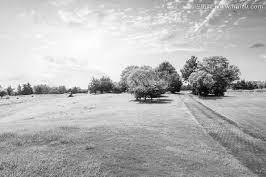
%> input picture DigitalPicture/week5/A_gray.jpg, 266 x 177 px
$ octave week5_try.m   (GNU Octave 9; MATLAB toolbox functions it lacks are replaced by stand-ins)
%> lines starting %> are read from the running program, lines starting %| are printed output that depends on the picture; in (x1, y1, x2, y2) boxes, pixels count from 0 and x2, y2 are one past the last pixel; in counts of white or black regions, pixels touching at a corner belong together; the program's own positions count from 1
### DigitalPicture/week5/histeq_try.m
function [pic_out]=histeq_try(pic_in,N2)
% 目前只能处理单通道
[h,w]=size(pic_in);
N1=20; N3=25;  %N2=256;
% N1是需要降低的峰值数目，是可以调的参数  % 能否引入峰值和边缘值的权重函数，从而不只是去除高峰？
num1=zeros(N2,1);
num2=zeros(N2,1);
peak=zeros(N1,1);
% 前提：对于这N1个峰值，都有其数目n满足：n/(h*w)>1/N2；
% 若考虑到floor()函数的截断，需要n/(h*w)>2/N2；

%% 原有直方图均衡化操作
for i=1:h  % 求pdf(个数)
   for j=1:w
       num1(pic_in(i,j)+1)= num1(pic_in(i,j)+1)+1;
    end
end

cdf=zeros(256);  % 求CDF并归一化
cdf(1)=num1(1);
for i=2:256
    cdf(i)=cdf(i-1)+num1(i);
end
cdf=floor(255*cdf/(h*w));  % 映射到[0,255]区间

pic_out=pic_in;
for i=1:h
   for j=1:w
       pic_out(i,j)= cdf(pic_in(i,j)+1);  % 原本该输出pic_out
    end
end

 %% 补充的优化操作
for i=1:h  % 求pic_out原本pdf(个数)
   for j=1:w
       num2(pic_out(i,j)+1)= num2(pic_out(i,j)+1)+1;
    end
end

[~,index]=sort(num2,'descend'); % 倒序排列
for i=1:N1
    peak(i)=index(i)-1;  % 从多到少，注意这里得-1
end

Border=zeros(h,w);  % 每个元素的border信息
for i=1:h
    for j=1:w
        Border(i,j)=border(pic_out,i,j);
    end
end
aver=mean(Border(:));  % 粗略判定是否是边界，如果大于平均值就是边界。

for i=1:h
   for j=1:w
       if ismember(pic_out(i,j),peak) && Border(i,j)>=aver/N3  % N3也是可以调整的参数
           pic_out(i,j)=pic_out(i,j)-1;
       end
    end
end

### DigitalPicture/week5/week5_try.m
clear; close all; clc;
% pic=rgb2gray(imread('work1.png'));  % 统一单通道
pic=imread('A_gray.jpg');  % 先用单通道灰度图来试验
%> pic is the input picture: size 177x266 uint8; min 0, max 255, mean 179.8
H=3;W=2;
pic_histeq=histeq(pic,256);
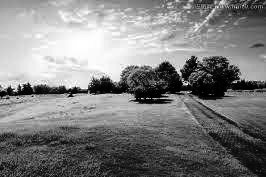
%> pic_histeq: size 177x266 uint8; min 0, max 255, mean 127.9
pic_histeq_try=histeq_try(pic,256);
%> after the loop in histeq_try, `for i=1:h`: num1 = 256 values, max 579 at index 238, min 0 at index 256, mean 183.9
%> in histeq_try, `cdf(1)=num1(1);`:
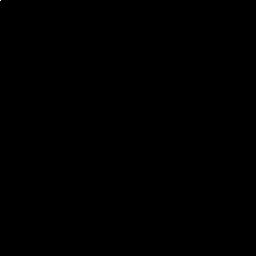
%> cdf: size 256x256 double; values 0 (black) and 21 (white), 0% white in thin lines or dots, all inside (x1, y1, x2, y2) = (0, 0, 1, 1)
%> after the loop in histeq_try, `for i=2:256`:
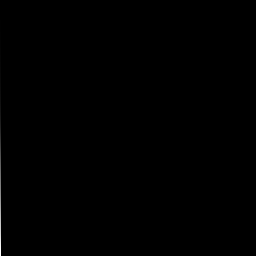
%> cdf: size 256x256 double; 0.39% of pixels changed, all inside (x1, y1, x2, y2) = (0, 1, 1, 256); drawn with min black and max white
%> after the loop in histeq_try, `for i=1:h`: num2 = 256 values, max 579 at index 224, min 0 at index 36, mean 183.9
%> in histeq_try, `[~,index]=sort(num2,'descend');`: index = 256 values, max 256 at index 256, min 1 at index 148, mean 128.5
%> after the loop in histeq_try, `for i=1:N1`: peak = 20 values, max 249 at index 16, min 158 at index 14, mean 209.5
%> (the run ends here)
